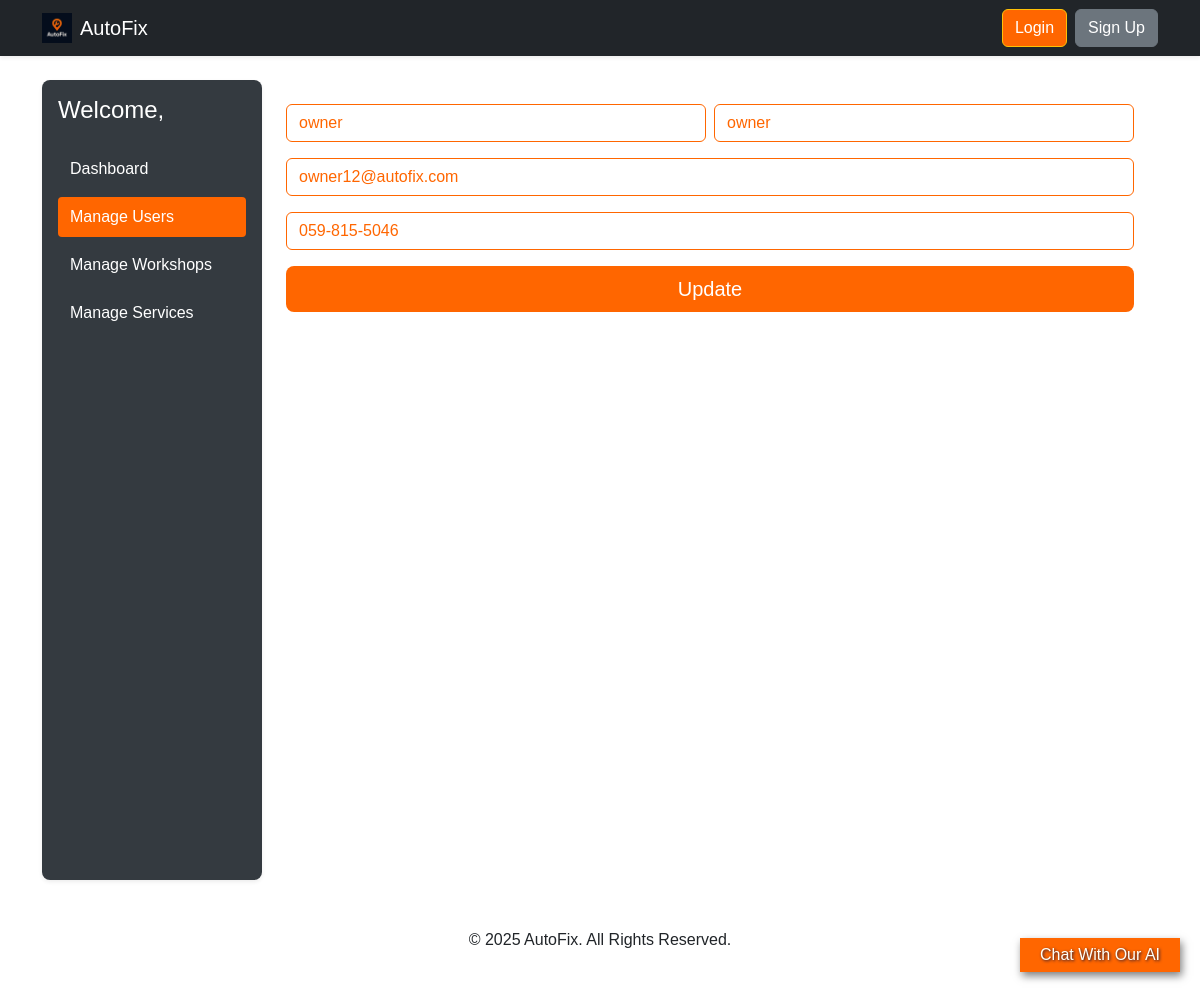
Page /update_user/7/ on the earlier database version.
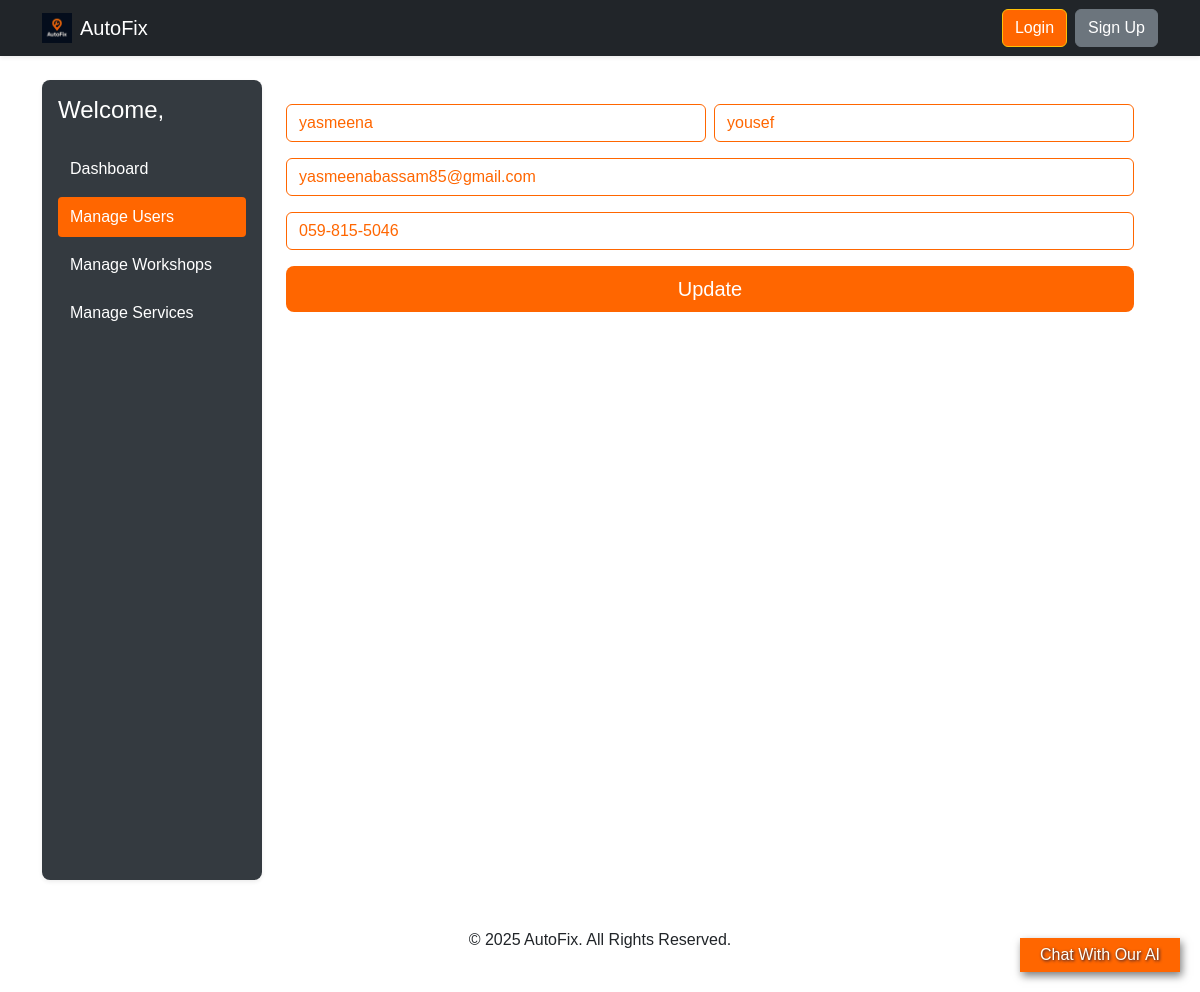
Same page on the later database version.
### accounts/models.py (models this page shows, shortened)
class User(AbstractUser):
    username = None
    email = models.EmailField(unique=True)
    phone = models.CharField(max_length=15, unique=True, blank=True)
    is_workshop_owner = models.BooleanField(default=False)
    address = models.ForeignKey(Address, on_delete=models.SET_NULL, null=True, blank=True)
    objects = UserManager()
    USERNAME_FIELD = 'email'
    REQUIRED_FIELDS = ['first_name', 'last_name']  # names required for registration

### landing/views.py (the view)
# urls.py: path('update_user/<int:user_id>/', views.update_user_view, name='update_user_view'),
def update_user_view(request, user_id):
    try:
        user = User.objects.get(id=user_id)
    except User.DoesNotExist:
        return HttpResponse("User Not Found", status=404)
    return render(request, 'admin_dashboard/update_user.html', {'user_obj': user})

### templates/admin_dashboard/update_user.html (shortened to what this page needs)
{% extends 'base2.html' %}
{% load static bootstrap5 %}
{% block extra_css %}
<link rel="stylesheet" href="{% static 'css/admin_dashboard.css' %}" />
{% endblock %}
{% block content %}
<div class="wrapper d-flex">
  <aside class="sidebar p-3 shadow-sm">
    <h4 class="welcome mb-4">Welcome, {{ request.user.get_short_name }}</h4>
    <nav class="menu d-flex flex-column gap-2">
      <a href="{% url 'landing:admin_dashboard' %}" class="text-white text-decoration-none">Dashboard</a>
      <a href="{% url 'landing:manage_users' %}" class="active-link text-white text-decoration-none">Manage Users</a>
      <a href="#" class="text-white text-decoration-none">Manage Workshops</a>
      <a href="#" class="text-white text-decoration-none">Manage Services</a>
    </nav>
  </aside>
  <main class="main-content flex-grow-1 p-4">
    <form id="updateUserForm" data-user-id="{{ user_obj.id }}" action="{% url 'landing:update_user_api' user_obj.id %}">
      <div class="row g-2 mb-3">
        <div class="col-md-6">
          <input type="text" name="first_name" value="{{ user_obj.first_name }}"
                 class="form-control" placeholder="First Name"
                 style="border-color: #ff6600; color: #ff6600" required />
        </div>
        <div class="col-md-6">
          <input type="text" name="last_name" value="{{ user_obj.last_name }}"
                 class="form-control" placeholder="Last Name"
                 style="border-color: #ff6600; color: #ff6600" required />
        </div>
      </div>
      <div class="mb-3">
        <input type="email" name="email" value="{{ user_obj.email }}"
               class="form-control" placeholder="Email"
               style="border-color: #ff6600; color: #ff6600" required />
      </div>
      <div class="mb-3">
        <input type="text" name="phone" value="{{ user_obj.phone }}"
               class="form-control" placeholder="Phone Number (xxx-xxx-xxxx)"
               style="border-color: #ff6600; color: #ff6600" required />
      </div>
      <button type="submit" class="btn btn-lg w-100"
              style="background-color: #ff6600; color: #fff; border: none">
        Update
      </button>
    </form>
  </main>
</div>
{% endblock %}

### templates/base2.html (shortened to what this page needs)
{% load static bootstrap5 %}
{% bootstrap_css %}
<!DOCTYPE html>
<html lang="en" dir="{% if LANGUAGE_CODE == 'ar' %}rtl{% else %}ltr{% endif %}">
<head>
    <link rel="stylesheet" href="https://cdnjs.cloudflare.com/ajax/libs/font-awesome/6.4.0/css/all.min.css">
    <link rel="stylesheet" href="{% static 'css/style.css' %}">
    <link rel="stylesheet" href="{% static 'css/ai_style.css' %}">
    {% block extra_css %}
    {% endblock %}
</head>
<body class="d-flex flex-column min-vh-100">
<nav class="navbar navbar-expand-lg navbar-dark bg-dark shadow-sm">
    <div class="container">
        <a class="navbar-brand d-flex align-items-center gap-2" href="{% if user.is_authenticated %}{% url 'landing:dashbord' %}{% else %}{% url 'landing:main' %}{% endif %}">
            <img src="{% static 'img/dark_logo.png' %}" alt="AutoFix" width="30" height="30">
            AutoFix
        </a>
        <div class="collapse navbar-collapse" id="navbarMain">
            <ul class="navbar-nav ms-auto">
                {% if user.is_authenticated %}
                    <li class="nav-item dropdown">
                        <a class="nav-link dropdown-toggle" href="#" role="button" data-bs-toggle="dropdown">
                            <i class="fas fa-user-circle me-1"></i> {{ user.get_short_name }}
                        </a>
                        <ul class="dropdown-menu dropdown-menu-end">
                            <li><a class="dropdown-item" href="{% url 'accounts:profile' %}">Profile</a></li>
                            <li><hr class="dropdown-divider"></li>
                            <li><a class="dropdown-item text-danger" href="{% url 'accounts:logout' %}">Logout</a></li>
                        </ul>
                    </li>
                {% else %}
                    <li class="nav-item me-2">
                        <a class="btn btn-warning text-white" style="background-color: #ff6600;" href="{% url 'accounts:login' %}">Login</a>
                    </li>
                    <li class="nav-item">
                        <a class="btn btn-secondary" href="{% url 'accounts:register' %}">Sign Up</a>
                    </li>
                {% endif %}
            </ul>
        </div>
    </div>
</nav>
<main class="flex-grow-1 py-4">
    <div class="container">
        {% block content %}{% endblock %}
        <div id="chat-container">
            <div id="chat-bubble">
              <p>Chat With Our AI</p>
            </div>
        </div>
    </div>
</main>
<footer class="text-center py-4">
    <p>&copy; {% now "Y" %} AutoFix. All Rights Reserved.</p>
</footer>
</body>
</html>

### static/css/style.css (style rules this page uses)
* { margin: 0; padding: 0; box-sizing: border-box; }
body, html { width: 100%; height: 100%; font-family: sans-serif; }
.wrapper { display: flex; height: 100vh; }
.sidebar { width: 250px; background: #0d1b2a; color: #e0e1dd; display: flex; flex-direction: column; transition: width 0.3s; }
.menu { list-style: none; flex-grow: 1; }

### static/css/ai_style.css (style rules this page uses)
#chat-container { position: fixed; bottom: 20px; right: 20px; z-index: 1000; }
#chat-bubble { background-color: #ff6600; color: #fffff7; cursor: pointer; box-shadow: 2px 4px 8px rgba(0,0,0,.5); margin-top: 0px; }
#chat-bubble p { align-self: center; padding: 5px; text-shadow: 1px 1px 3px #13133b; margin: 0px 15px; }

### static/css/admin_dashboard.css (style rules this page uses)
.wrapper { display: flex; min-height: 80vh; }
.sidebar { width: 220px; background-color: #343a40; color: #fff; border-radius: 8px; }
.sidebar .menu a { color: #ddd; padding: 8px 12px; display: block; border-radius: 4px; transition: background 0.3s; }
.sidebar .menu a:hover, .sidebar .menu .active-link { background-color: #ff6600; color: #fff; }
.main-content { flex-grow: 1; }

Differences in the rows shown:
changed User: first_name "owner" → "yasmeena"; last_name "owner" → "yousef"; email "owner12@autofix.com" → "yasmeenabassam85@gmail.com"
